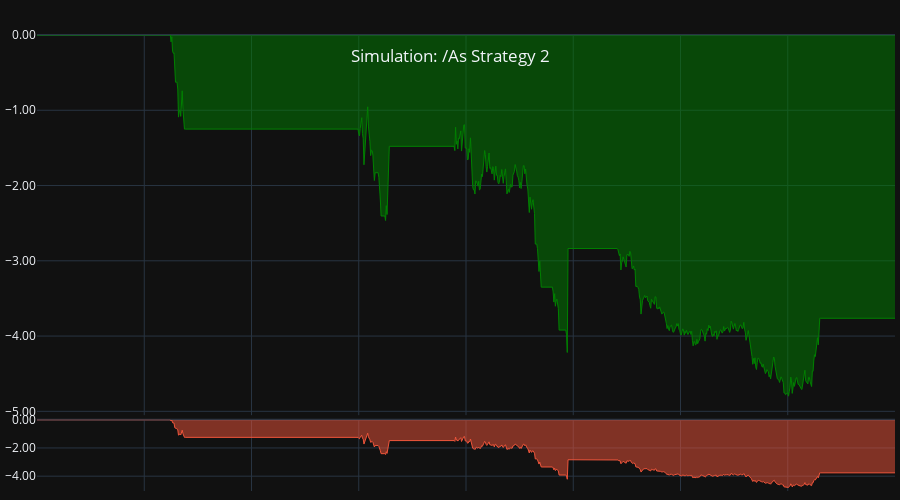
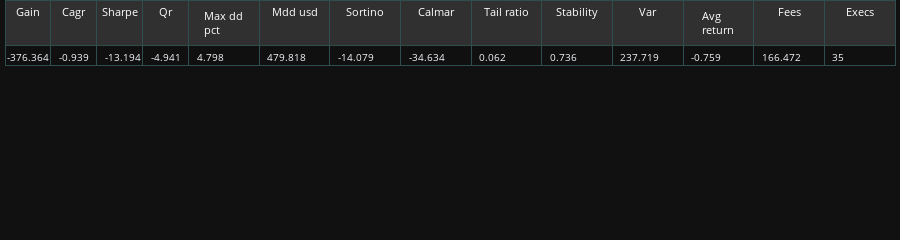

The notebook cell these images were saved under, in order:
### Code cell
tearsheet(rep)

### Figure 1 — Plotly figure (JSON) as saved in the notebook; plotly's stock layout.template omitted (floating-point values rounded to 4 significant figures; data arrays with more than 128 entries replaced by an {"elided": "..."} marker saying what was removed)
{"data": [{"fill": "tozeroy", "line": {"color": "green", "width": 1}, "mode": "lines", "name": "Returns", "type": "scatter", "uid": "802f9076-7c53-4e99-98cc-15cce723b266", "x": {"elided": "1153 str values"}, "xaxis": "x", "y": {"elided": "1153 float values"}, "yaxis": "y"}, {"fill": "tozeroy", "line": {"width": 1}, "mode": "lines", "name": "Drawdown_1", "type": "scatter", "uid": "5cd82f41-0562-4ef4-9c9e-9cf65757c4eb", "x": {"elided": "1153 str values"}, "xaxis": "x", "y": {"elided": "1153 float values"}, "yaxis": "y2"}], "layout": {"dragmode": "zoom", "height": 500, "hoverdistance": 1000, "hovermode": "x unified", "margin": {"b": 5, "l": 5, "r": 5, "t": 35}, "modebar": {"add": ["drawline", "drawopenpath", "drawrect", "eraseshape"]}, "newshape": {"line": {"color": "yellow", "width": 1}}, "showlegend": false, "title": {"text": " Simulation: /As Strategy 2", "x": 0.5, "xanchor": "center", "y": 0.9, "yanchor": "top"}, "xaxis": {"anchor": "y", "domain": [0, 1], "hoverformat": "%d-%b-%y %H:%M", "matches": "x2", "rangeslider": {"visible": false}, "showspikes": true, "showticklabels": false, "spikecolor": "#306020", "spikedash": "dot", "spikemode": "across", "spikesnap": "cursor", "spikethickness": 1}, "xaxis2": {"anchor": "y2", "domain": [0, 1], "showspikes": true, "spikecolor": "#306020", "spikedash": "dot", "spikemode": "across", "spikesnap": "cursor", "spikethickness": 1}, "yaxis": {"anchor": "x", "domain": [0.1663, 1], "hoverformat": ".2f", "spikecolor": "#306020", "spikesnap": "cursor", "spikethickness": 1, "tickformat": ".2f"}, "yaxis2": {"anchor": "x2", "domain": [0, 0.1563], "range": [{"elided": "1153 float values"}, 0], "spikecolor": "#306020", "spikesnap": "cursor", "spikethickness": 1, "tickformat": ".2f"}}}

### Figure 2 — Plotly figure (JSON) as saved in the notebook; plotly's stock layout.template omitted (floating-point values rounded to 4 significant figures)
{"data": [{"cells": {"align": ["center", "left"], "fill": {"color": "#101010"}, "font": {"size": 10}, "line": {"color": "darkslategray"}, "values": [-376.4, -0.939, -13.19, -4.941, 4.798, 479.8, -14.08, -34.63, 0.062, 0.736, 237.7, -0.759, 166.5, 35]}, "columnwidth": [130, 130, 130, 130, 200], "header": {"fill": {"color": "#303030"}, "font": {"color": "white", "size": 11}, "line": {"color": "darkslategray"}, "values": ["Gain", "Cagr", "Sharpe", "Qr", "Max dd pct", "Mdd usd", "Sortino", "Calmar", "Tail ratio", "Stability", "Var", "Avg return", "Fees", "Execs"]}, "type": "table", "uid": "efbb1e12-de76-47bb-8798-04e924fc3ca6"}], "layout": {"height": 80, "margin": {"b": 1, "l": 5, "r": 5, "t": 0}}}
